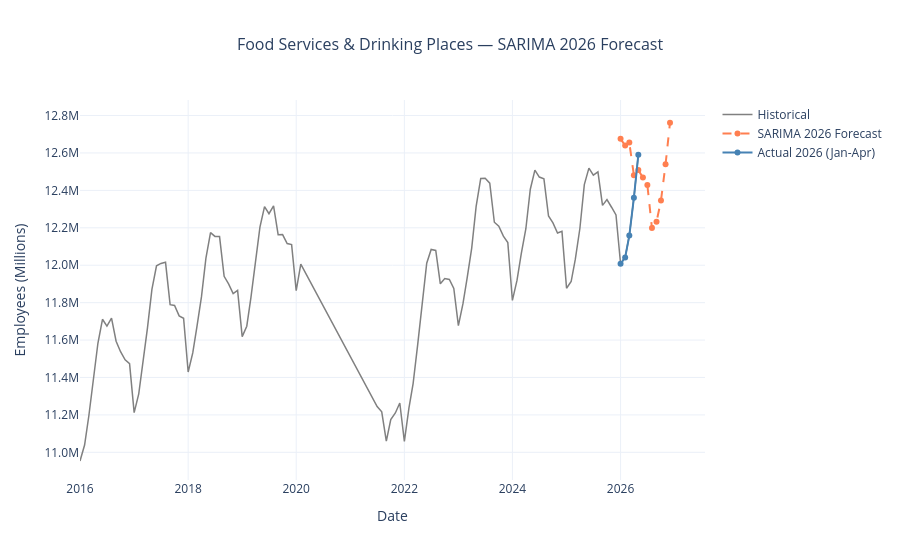

The notebook cell saved with this chart:
### Code cell
# --- Forward Forecast: 2026 ---
# Retrain SARIMA on full series
full_series = df_interp['employed']
full_series.index = pd.DatetimeIndex(full_series.index, freq='MS')

sarima_final = SARIMAX(
    full_series,
    order=(1, 1, 1),
    seasonal_order=(1, 1, 1, 12)
).fit(disp=False)

forecast_index = pd.date_range(start='2026-01-01', periods=12, freq='MS')
sarima_2026 = sarima_final.forecast(12)
sarima_2026.index = forecast_index

fig = go.Figure()

# Historical series
fig.add_trace(go.Scatter(
    x=full_series.index, y=full_series.values,
    mode='lines', name='Historical',
    line=dict(color='gray', width=1.5),
    hovertemplate='%{x|%b %Y}: %{customdata}<extra></extra>',
    customdata=[f'{v/1_000_000:.2f}M' for v in full_series.values]
))

# 2026 forecast
fig.add_trace(go.Scatter(
    x=sarima_2026.index, y=sarima_2026.values,
    mode='lines+markers', name='SARIMA 2026 Forecast',
    line=dict(color='coral', width=2, dash='dash'),
    marker=dict(size=6),
    hovertemplate='%{x|%b %Y}: %{customdata}<extra></extra>',
    customdata=[f'{v/1_000_000:.2f}M' for v in sarima_2026.values]
))

# Actual Jan-Apr 2026 for immediate validation
actual_2026 = df_interp[df_interp.index >= '2026-01-01']['employed']
fig.add_trace(go.Scatter(
    x=actual_2026.index, y=actual_2026.values,
    mode='lines+markers', name='Actual 2026 (Jan-Apr)',
    line=dict(color='steelblue', width=2),
    marker=dict(size=6),
    hovertemplate='%{x|%b %Y}: %{customdata}<extra></extra>',
    customdata=[f'{v/1_000_000:.2f}M' for v in actual_2026.values]
))

fig.update_layout(
    title=dict(text='Food Services & Drinking Places — SARIMA 2026 Forecast',
               x=0.5, font=dict(size=16)),
    xaxis_title='Date',
    yaxis_title='Employees (Millions)',
    yaxis=dict(
        tickvals=list(range(11_000_000, 13_500_000, 200_000)),
        ticktext=[f'{v/1_000_000:.1f}M' for v in range(11_000_000, 13_500_000, 200_000)]
    ),
    template='plotly_white',
    hovermode='x unified'
)

fig.show()
